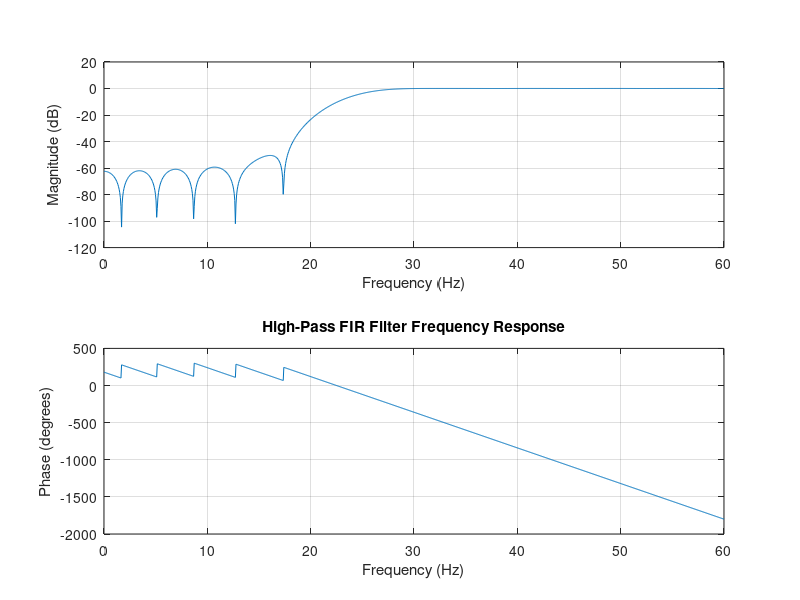
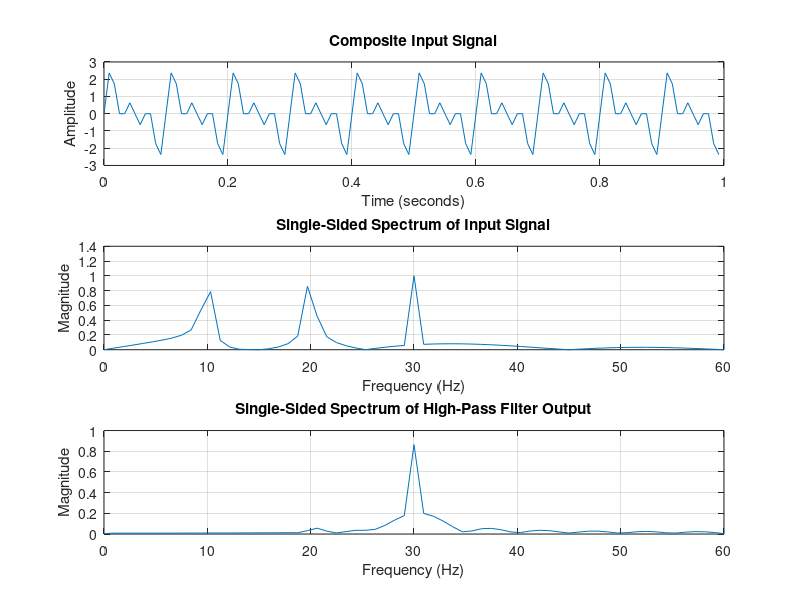

These charts were generated, in order, by the following MATLAB code:
% Practical 09A - High-Pass FIR Filter Using Hamming Window
clc;
clear;
close all;

%% Generate the composite input signal
f1 = 10;                  % First input frequency in Hz
f2 = 20;                  % Second input frequency in Hz
f3 = 30;                  % Third input frequency in Hz
f = [f1 f2 f3];

fs = 4 * max(f);          % Sampling frequency = 120 Hz
t = 0:1/fs:1-1/fs;        % One second of samples (120 samples)

x1 = sin(2*pi*f1*t);
x2 = sin(2*pi*f2*t);
x3 = sin(2*pi*f3*t);
x = x1 + x2 + x3;         % Composite input signal

%% High-pass FIR filter specifications
fpb = max(f);             % Passband edge frequency = 30 Hz
fsb = 0.6 * fpb;          % Stopband edge frequency = 18 Hz

delta_f = (fpb - fsb) / fs;
Wpb = 2 * fpb / fs;       % Normalized passband edge
Wsb = 2 * fsb / fs;       % Normalized stopband edge
Wc = (Wpb + Wsb) / 2;     % Normalized cutoff frequency

filterLength = ceil(3.3 / delta_f);
filterOrder = filterLength - 1;

fprintf('Sampling frequency: %g Hz\n', fs);
fprintf('Stopband edge: %g Hz\n', fsb);
fprintf('Passband edge: %g Hz\n', fpb);
fprintf('Cutoff frequency: %g Hz\n', Wc * fs / 2);
fprintf('Filter order: %d\n', filterOrder);

%% Design the high-pass FIR filter using a Hamming window
window = hamming(filterLength);
b = fir1(filterOrder, Wc, 'high', window);
a = 1;                    % Denominator for an FIR filter

figure;
freqz(b, a, 1024, fs);
title('High-Pass FIR Filter Frequency Response');

%% Apply the filter to the input signal
filteredSignal = filter(b, a, x);

%% Calculate single-sided FFT magnitude spectra
N = 128;
signalLength = length(x);

X = abs(fft(x, N)) / signalLength;
Y = abs(fft(filteredSignal, N)) / signalLength;

% Keep only the nonnegative-frequency components
X = X(1:N/2+1);
Y = Y(1:N/2+1);

% Convert to a single-sided amplitude spectrum
X(2:end-1) = 2 * X(2:end-1);
Y(2:end-1) = 2 * Y(2:end-1);

F = (0:N/2) * fs / N;

%% Plot input and frequency spectra
figure;

subplot(3,1,1);
plot(t, x);
grid on;
xlabel('Time (seconds)');
ylabel('Amplitude');
title('Composite Input Signal');

subplot(3,1,2);
plot(F, X);
grid on;
xlabel('Frequency (Hz)');
ylabel('Magnitude');
title('Single-Sided Spectrum of Input Signal');

subplot(3,1,3);
plot(F, Y);
grid on;
xlabel('Frequency (Hz)');
ylabel('Magnitude');
title('Single-Sided Spectrum of High-Pass Filter Output');
